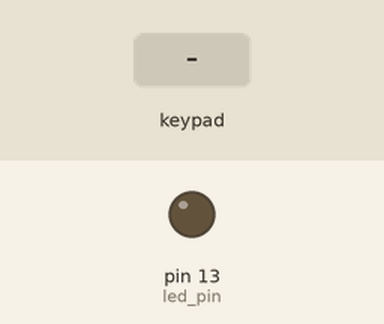
Recording of a sketch running on a simulated Arduino Uno, built with avr-gcc and run on an emulated ATmega328P. Shown: output pins drawn as LEDs (lit = HIGH). Inputs (shaded band) come from the test bench. What the sketch prints to the serial monitor is not drawn.

Above: at 1.2 s.
1.3 s: keypad keys 1 2 3 4 # pressed 0.4 s apart
At 4.1 s:
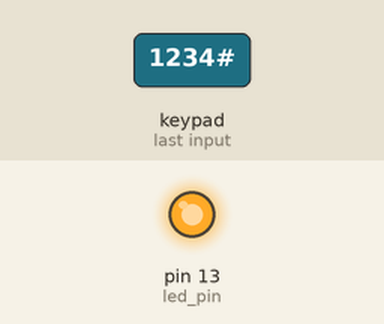
7.8 s: keypad keys 1 2 3 4 * pressed 0.4 s apart
At 10.1 s:
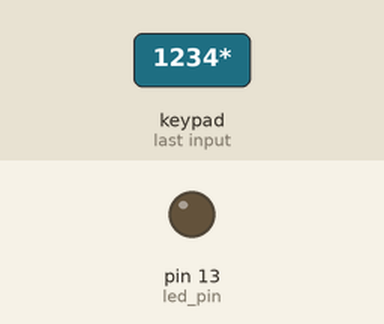
Timing chart, 0 to 11.6 s (numbered marks = the images above; inputs shaded):
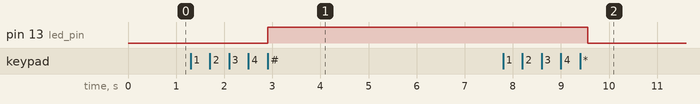

Measured:
- after the input at 1.3 s, pin 13 (led_pin): LOW → HIGH after 1.6 s
- after the input at 7.8 s, pin 13 (led_pin): HIGH → LOW after 1.8 s

The sketch:

Keypad_pw_led.ino
```cpp
// 라이브러리 추가 https://github.com/Chris--A/Keypad
#include <Keypad.h>
const byte ROWS = 4;
const byte COLS = 4;

// 버튼이 어떤 열과 행에 있는지 파악 가능
char keys[ROWS][COLS] = {
  {'1', '2', '3', 'A'},
  {'4', '5', '6', 'B'},
  {'7', '8', '9', 'C'},
  {'*', '0', '#', 'D'}
};

//  신호 선
byte rowPins[ROWS] = { 9, 8, 7, 6 };  //  가로(black)
byte colPins[COLS] = { 5, 4, 3, 2 };  //  세로(white)

Keypad keypad = Keypad(makeKeymap(keys), rowPins,colPins, ROWS, COLS);
int led_pin = 13;
boolean blink = false;

//  입력받을 비밀번호 빈문자열로 초기화
String buffer = "";
//  비밀번호 1234
String mypass = "1234";
void setup() {
  Serial.begin(9600);
  pinMode(led_pin, OUTPUT);
  //  pw 리스너
  keypad.addEventListener(Mylistener);

}

void loop() {
    char key = keypad.getKey();
//    if(key != NO_KEY) {
//    Serial.println(key);
//  }
}

void Mylistener(KeypadEvent key) {

  switch(keypad.getState()) {

    case PRESSED:
      if(key == '#') {//  1234# -> OPEN
        //  0 이면 같음
        //  음수면 앞에가 먼저
        //  양수면 뒤에가 먼저
       if(buffer.compareTo(mypass) == 0) {
          digitalWrite(led_pin, true);
          Serial.println("OPEN");
       }
      } else {
        //  비밀번호 쌓기
        buffer += key;
      }
      Serial.println("입력 : " + buffer);

      break;

    case RELEASED:
      if(key == '*') {
        digitalWrite(led_pin, false);
        Serial.println("CLEAR");
        buffer="";
      }
      break;

    case HOLD:
      if(key == '*') {
        Serial.println("HOLDING");
      }
  }
}
```
